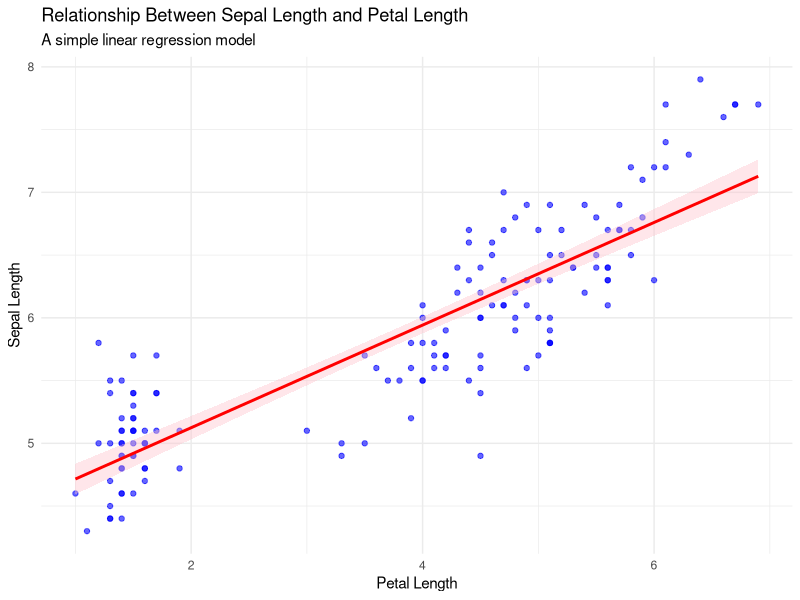

Source code (R):
## ---- chunk 1
#| message: false
#| warning: false
#| output: false
# Load dataset
data(iris)

# Fit linear regression model
model <- lm(Sepal.Length ~ Petal.Length, data = iris)
## ---- chunk 2
#| message: false
#| warning: false
#| output: false
# Display a visualization that helps explain the model
# Load necessary library
install.packages('ggplot2')
library(ggplot2)

# Create scatter plot with regression line
ggplot(iris, aes(x = Petal.Length, y = Sepal.Length)) +
  geom_point(color = "blue", alpha = 0.6) +  # Scatter points
  geom_smooth(method = "lm", color = "red", fill = "pink", se = TRUE) +  # Regression line
  labs(title = "Relationship Between Sepal Length and Petal Length",
       subtitle = "A simple linear regression model",
       x = "Petal Length",
       y = "Sepal Length") +
  theme_minimal()
## ---- chunk 3
#| message: false
#| warning: false
#| output: false
# Display model summary
summary(model)
